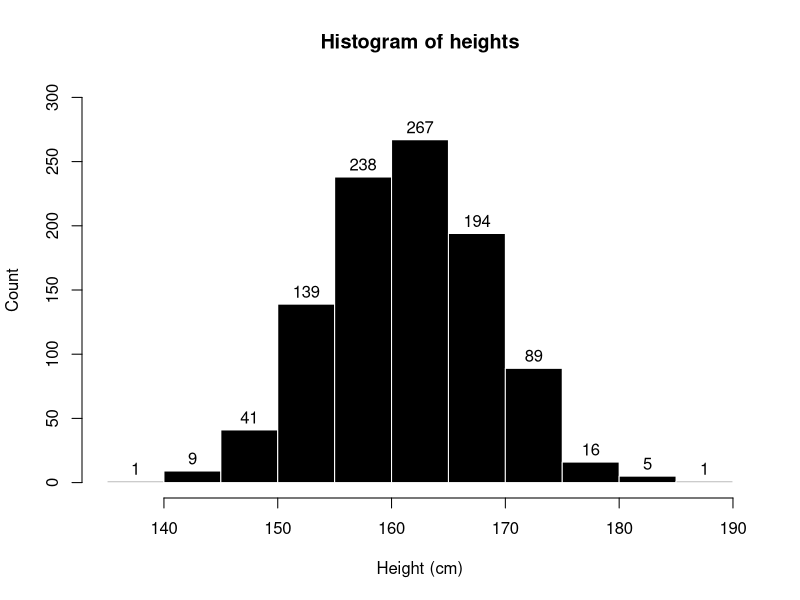
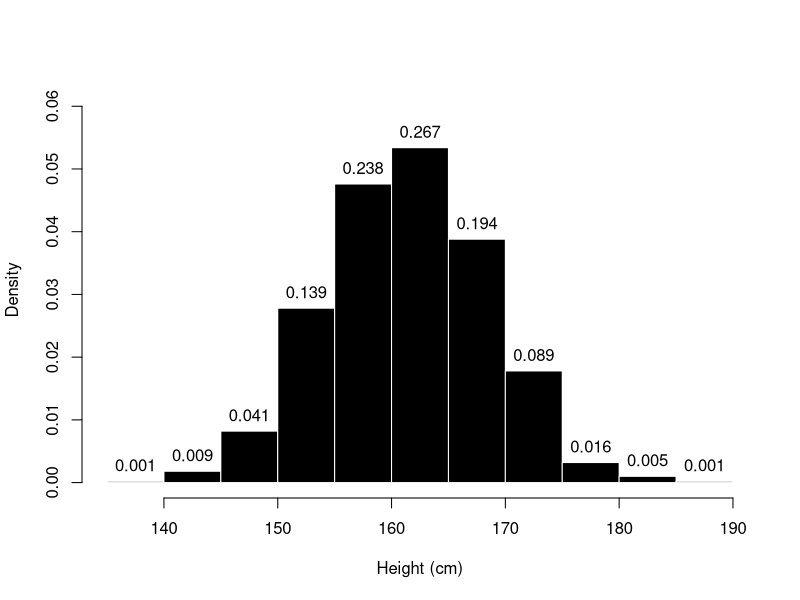
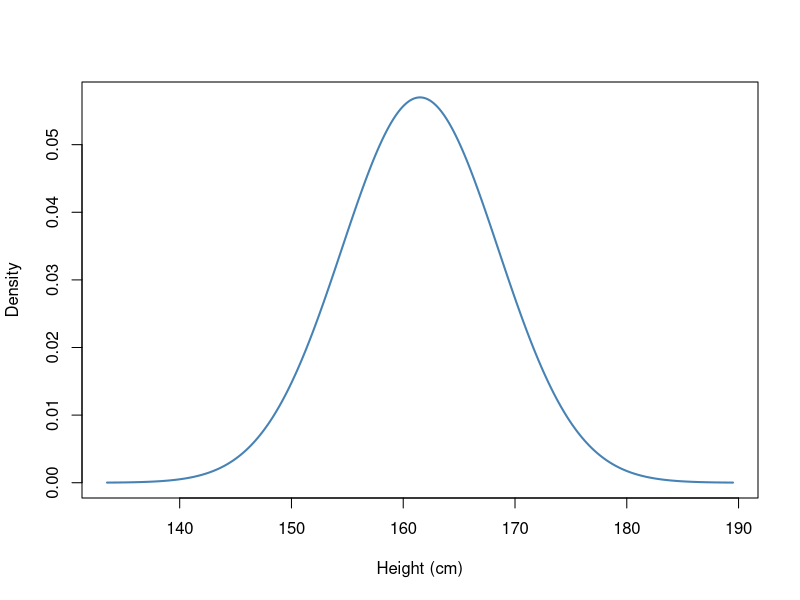
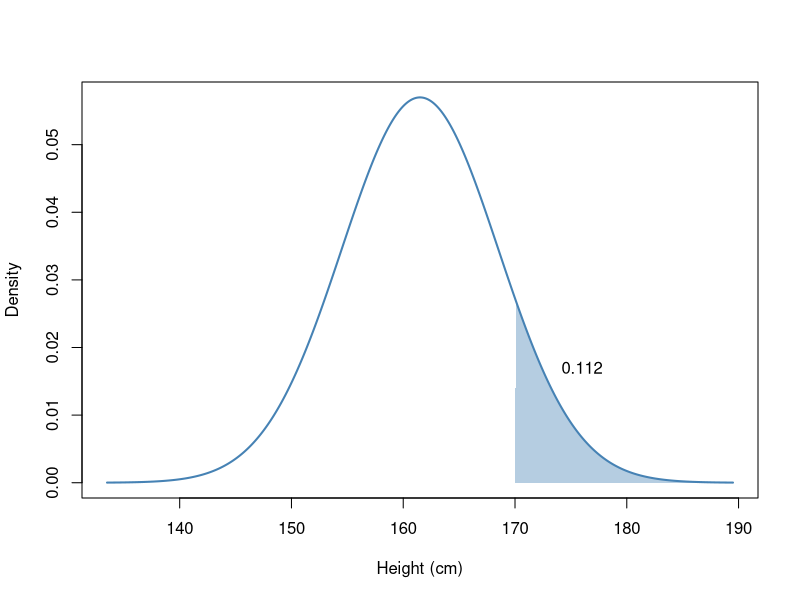
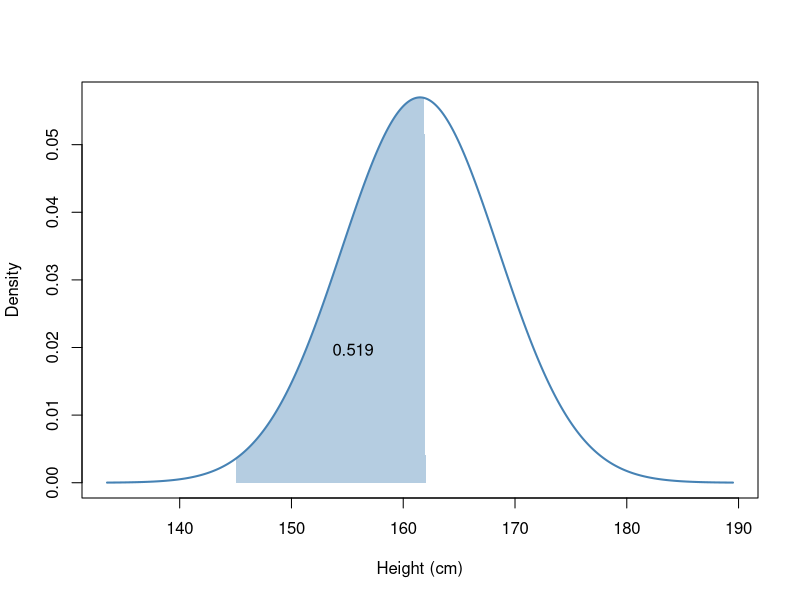

R code for these plots, in order:
## ---- chunk 1
#| label: fig-hist
#| fig-cap: "Histogram of 100 female heights."
#| echo: false
#| fig-width: 7
#| fig-height: 5
#| 

set.seed(42)     # remove or change for a different random sample

mu    <- 161.5   # mean height (cm)
sigma <- 7       # standard deviation (cm)

heights <- rnorm(1000, mean = mu, sd = sigma)

hist(heights, 
        breaks = 15, 
        border = "white",
        col = "black",
        xlab = "Height (cm)", 
        ylab = "Count",
        labels = TRUE,
        ylim = c(0,300)
    )
## ---- chunk 2
#| label: fig-hist2
#| fig-cap: "Density Histogram of 100 female heights."
#| echo: false
#| fig-width: 7
#| fig-height: 5
#| 

set.seed(42)     # remove or change for a different random sample

mu    <- 161.5   # mean height (cm)
sigma <- 7       # standard deviation (cm)

heights <- rnorm(1000, mean = mu, sd = sigma)

h <- hist(heights, breaks = 15, plot = FALSE)

plot(h,
     freq   = FALSE,
     border = "white",
     col    = "black",
     ylim   = c(0, max(h$density) * 1.15),
     xlab   = "Height (cm)",
     ylab   = "Density",
     main   = "")

areas <- h$density * diff(h$breaks)   # proportion in each bin
labs  <- ifelse(h$counts > 0, formatC(areas, format = "f", digits = 3), "")
text(h$mids, h$density, labels = labs, pos = 3, xpd = TRUE)

## ---- chunk 3
#| label: fig-dist
#| fig-cap: "Distribution plot for female heights."
#| echo: false
#| fig-width: 7
#| fig-height: 5
#| 

x <- seq(mu - 4*sigma, mu + 4*sigma, length.out = 500)
y <- dnorm(x, mean = mu, sd = sigma)

plot(x, y, type = "l", lwd = 2, col = "steelblue",
     xlab = "Height (cm)", ylab = "Density")
## ---- chunk 4
#| label: fig-dist2
#| fig-cap: "Distribution plot for female heights. The area of the shaded region is the probability of a random female having a height of at least 170 cm."
#| echo: false
#| fig-width: 7
#| fig-height: 5

x <- seq(mu - 4*sigma, mu + 4*sigma, length.out = 500)
y <- dnorm(x, mean = mu, sd = sigma)

plot(x, y, type = "l", lwd = 2, col = "steelblue",
     xlab = "Height (cm)", ylab = "Density")

# Shade the area from 170 cm upward
xs <- x[x >= 170]
ys <- y[x >= 170]
polygon(c(170, xs, max(xs)), c(0, ys, 0),
        col = adjustcolor("steelblue", alpha.f = 0.4), border = NA)
text(176, max(y) * 0.3, round(1 - pnorm(170, mu, sigma), 3))
## ---- chunk 5
#| label: fig-dist3
#| fig-cap: "Distribution plot for female heights."
#| echo: false
#| fig-width: 7
#| fig-height: 5

x <- seq(mu - 4*sigma, mu + 4*sigma, length.out = 500)
y <- dnorm(x, mean = mu, sd = sigma)

plot(x, y, type = "l", lwd = 2, col = "steelblue",
     xlab = "Height (cm)", ylab = "Density")

# Shade the area between 145 and 162 cm
a <- 145; b <- 162
xs <- c(a, x[x >= a & x <= b], b)
ys <- c(0, dnorm(x[x >= a & x <= b], mu, sigma), 0)
polygon(xs, ys, col = adjustcolor("steelblue", alpha.f = 0.4), border = NA)

# Probability of a height between a and b
p <- pnorm(b, mu, sigma) - pnorm(a, mu, sigma)

# Place the label inside the shaded region
x_lab <- (a + b) / 2 + 2
text(x_lab, dnorm(x_lab, mu, sigma) / 2, labels = round(p, 3))
